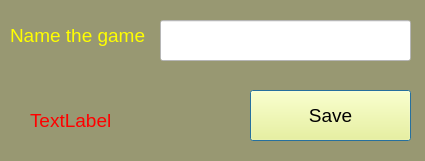
<?xml version="1.0" encoding="UTF-8"?>
<ui version="4.0">
 <class>Save_game</class>
 <widget class="QDialog" name="Save_game">
  <property name="geometry">
   <rect>
    <x>0</x>
    <y>0</y>
    <width>425</width>
    <height>161</height>
   </rect>
  </property>
  <property name="windowTitle">
   <string>Save game</string>
  </property>
  <property name="styleSheet">
   <string notr="true">
background-color: rgb(152, 152, 114);</string>
  </property>
  <widget class="QLineEdit" name="lineEdit">
   <property name="geometry">
    <rect>
     <x>160</x>
     <y>20</y>
     <width>251</width>
     <height>41</height>
    </rect>
   </property>
   <property name="styleSheet">
    <string notr="true">background-color: rgb(255, 255, 255);</string>
   </property>
  </widget>
  <widget class="QPushButton" name="pushButton">
   <property name="geometry">
    <rect>
     <x>250</x>
     <y>90</y>
     <width>161</width>
     <height>51</height>
    </rect>
   </property>
   <property name="font">
    <font>
     <pointsize>14</pointsize>
    </font>
   </property>
   <property name="styleSheet">
    <string notr="true">background-color: rgb(255, 255, 127);</string>
   </property>
   <property name="text">
    <string>Save</string>
   </property>
  </widget>
  <widget class="QLabel" name="label">
   <property name="geometry">
    <rect>
     <x>10</x>
     <y>20</y>
     <width>141</width>
     <height>31</height>
    </rect>
   </property>
   <property name="font">
    <font>
     <pointsize>14</pointsize>
    </font>
   </property>
   <property name="styleSheet">
    <string notr="true">color: rgb(255, 255, 0);</string>
   </property>
   <property name="text">
    <string>Name the game</string>
   </property>
  </widget>
  <widget class="QLabel" name="label_2">
   <property name="geometry">
    <rect>
     <x>30</x>
     <y>110</y>
     <width>151</width>
     <height>21</height>
    </rect>
   </property>
   <property name="font">
    <font>
     <pointsize>14</pointsize>
    </font>
   </property>
   <property name="styleSheet">
    <string notr="true">color: rgb(255, 0, 0);</string>
   </property>
   <property name="text">
    <string>TextLabel</string>
   </property>
  </widget>
 </widget>
 <resources/>
 <connections/>
</ui>
